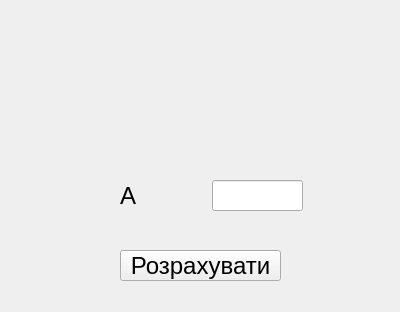
<?xml version="1.0" encoding="UTF-8"?>
<ui version="4.0">
 <class>Form</class>
 <widget class="QWidget" name="Form">
  <property name="geometry">
   <rect>
    <x>0</x>
    <y>0</y>
    <width>400</width>
    <height>312</height>
   </rect>
  </property>
  <property name="minimumSize">
   <size>
    <width>400</width>
    <height>312</height>
   </size>
  </property>
  <property name="maximumSize">
   <size>
    <width>400</width>
    <height>312</height>
   </size>
  </property>
  <property name="windowTitle">
   <string>Form</string>
  </property>
  <widget class="QLineEdit" name="lineEdit">
   <property name="geometry">
    <rect>
     <x>212</x>
     <y>180</y>
     <width>91</width>
     <height>31</height>
    </rect>
   </property>
  </widget>
  <widget class="QLabel" name="label">
   <property name="geometry">
    <rect>
     <x>120</x>
     <y>180</y>
     <width>60</width>
     <height>31</height>
    </rect>
   </property>
   <property name="font">
    <font>
     <pointsize>18</pointsize>
    </font>
   </property>
   <property name="text">
    <string>A</string>
   </property>
  </widget>
  <widget class="QPushButton" name="pushButton">
   <property name="geometry">
    <rect>
     <x>120</x>
     <y>250</y>
     <width>161</width>
     <height>31</height>
    </rect>
   </property>
   <property name="font">
    <font>
     <pointsize>18</pointsize>
    </font>
   </property>
   <property name="text">
    <string>Розрахувати</string>
   </property>
  </widget>
  <widget class="QLabel" name="label_2">
   <property name="geometry">
    <rect>
     <x>100</x>
     <y>0</y>
     <width>211</width>
     <height>171</height>
    </rect>
   </property>
   <property name="text">
    <string/>
   </property>
   <property name="pixmap">
    <pixmap>square.png</pixmap>
   </property>
  </widget>
 </widget>
 <resources/>
 <connections/>
</ui>
